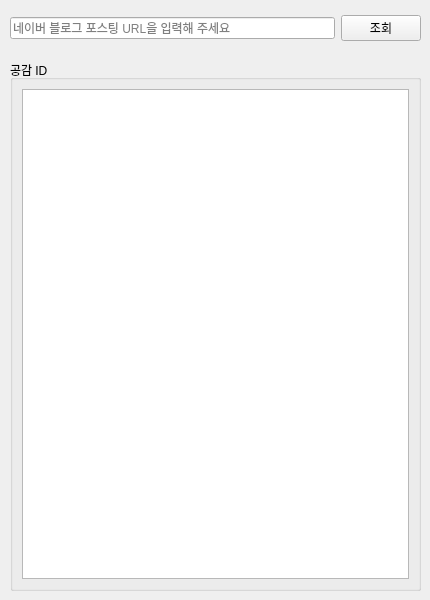
<?xml version="1.0" encoding="UTF-8"?>
<ui version="4.0">
 <class>MainWindow</class>
 <widget class="QMainWindow" name="MainWindow">
  <property name="geometry">
   <rect>
    <x>0</x>
    <y>0</y>
    <width>430</width>
    <height>600</height>
   </rect>
  </property>
  <property name="sizePolicy">
   <sizepolicy hsizetype="Fixed" vsizetype="Fixed">
    <horstretch>0</horstretch>
    <verstretch>0</verstretch>
   </sizepolicy>
  </property>
  <property name="minimumSize">
   <size>
    <width>430</width>
    <height>600</height>
   </size>
  </property>
  <property name="maximumSize">
   <size>
    <width>430</width>
    <height>600</height>
   </size>
  </property>
  <property name="windowTitle">
   <string>MainWindow</string>
  </property>
  <widget class="QWidget" name="centralwidget">
   <widget class="QGroupBox" name="groupBox">
    <property name="geometry">
     <rect>
      <x>10</x>
      <y>60</y>
      <width>411</width>
      <height>531</height>
     </rect>
    </property>
    <property name="title">
     <string>공감 ID</string>
    </property>
    <layout class="QVBoxLayout" name="verticalLayout">
     <item>
      <widget class="QPlainTextEdit" name="plainTextEdit">
       <property name="readOnly">
        <bool>true</bool>
       </property>
      </widget>
     </item>
    </layout>
   </widget>
   <widget class="QWidget" name="">
    <property name="geometry">
     <rect>
      <x>10</x>
      <y>10</y>
      <width>411</width>
      <height>36</height>
     </rect>
    </property>
    <layout class="QHBoxLayout" name="horizontalLayout">
     <item>
      <widget class="QLineEdit" name="lineEdit">
       <property name="text">
        <string notr="true"/>
       </property>
       <property name="placeholderText">
        <string>네이버 블로그 포스팅 URL을 입력해 주세요</string>
       </property>
      </widget>
     </item>
     <item>
      <widget class="QPushButton" name="pushButton">
       <property name="text">
        <string>조회</string>
       </property>
      </widget>
     </item>
    </layout>
   </widget>
  </widget>
 </widget>
 <resources/>
 <connections/>
</ui>
